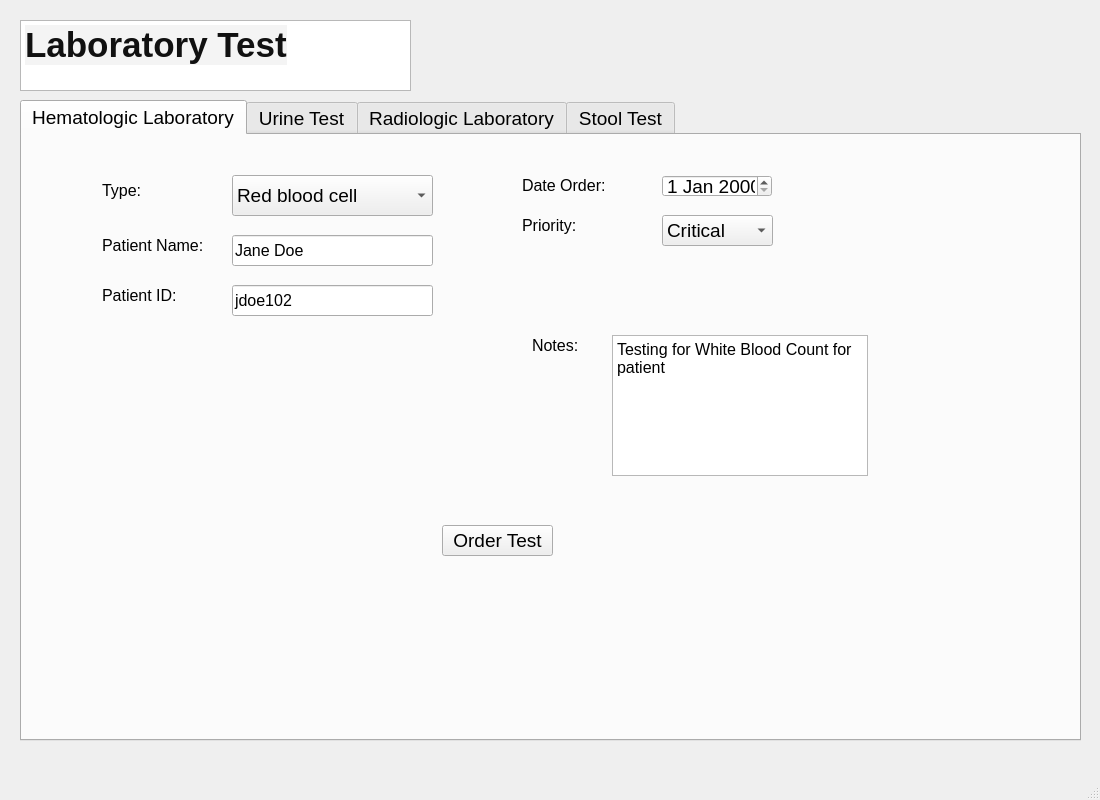
<?xml version="1.0" encoding="UTF-8"?>
<ui version="4.0">
 <class>MainWindow</class>
 <widget class="QMainWindow" name="MainWindow">
  <property name="enabled">
   <bool>true</bool>
  </property>
  <property name="geometry">
   <rect>
    <x>0</x>
    <y>0</y>
    <width>1100</width>
    <height>800</height>
   </rect>
  </property>
  <property name="minimumSize">
   <size>
    <width>1100</width>
    <height>800</height>
   </size>
  </property>
  <property name="maximumSize">
   <size>
    <width>1100</width>
    <height>800</height>
   </size>
  </property>
  <property name="windowTitle">
   <string>MainWindow</string>
  </property>
  <widget class="QWidget" name="labtestpage">
   <widget class="QTabWidget" name="labtesttab">
    <property name="geometry">
     <rect>
      <x>20</x>
      <y>100</y>
      <width>1061</width>
      <height>641</height>
     </rect>
    </property>
    <property name="minimumSize">
     <size>
      <width>1061</width>
      <height>641</height>
     </size>
    </property>
    <property name="maximumSize">
     <size>
      <width>1061</width>
      <height>641</height>
     </size>
    </property>
    <property name="font">
     <font>
      <pointsize>14</pointsize>
     </font>
    </property>
    <property name="currentIndex">
     <number>0</number>
    </property>
    <widget class="QWidget" name="hematologiclab">
     <attribute name="title">
      <string>Hematologic Laboratory</string>
     </attribute>
     <widget class="QComboBox" name="in_type">
      <property name="geometry">
       <rect>
        <x>210</x>
        <y>40</y>
        <width>201</width>
        <height>41</height>
       </rect>
      </property>
      <item>
       <property name="text">
        <string>Red blood cell</string>
       </property>
      </item>
      <item>
       <property name="text">
        <string>White blood cell</string>
       </property>
      </item>
      <item>
       <property name="text">
        <string>Liver function test</string>
       </property>
      </item>
      <item>
       <property name="text">
        <string>Renal function test</string>
       </property>
      </item>
      <item>
       <property name="text">
        <string>Electrolyte test</string>
       </property>
      </item>
     </widget>
     <widget class="QLabel" name="type">
      <property name="geometry">
       <rect>
        <x>80</x>
        <y>40</y>
        <width>81</width>
        <height>31</height>
       </rect>
      </property>
      <property name="font">
       <font>
        <family>MS Shell Dlg 2</family>
        <pointsize>12</pointsize>
        <weight>50</weight>
        <bold>false</bold>
       </font>
      </property>
      <property name="text">
       <string>Type:</string>
      </property>
     </widget>
     <widget class="QLineEdit" name="in_patname">
      <property name="geometry">
       <rect>
        <x>210</x>
        <y>100</y>
        <width>201</width>
        <height>31</height>
       </rect>
      </property>
      <property name="font">
       <font>
        <pointsize>12</pointsize>
       </font>
      </property>
      <property name="text">
       <string>Jane Doe</string>
      </property>
     </widget>
     <widget class="QLabel" name="patname">
      <property name="geometry">
       <rect>
        <x>80</x>
        <y>100</y>
        <width>121</width>
        <height>21</height>
       </rect>
      </property>
      <property name="font">
       <font>
        <family>MS Shell Dlg 2</family>
        <pointsize>12</pointsize>
        <weight>50</weight>
        <bold>false</bold>
       </font>
      </property>
      <property name="text">
       <string>Patient Name:</string>
      </property>
     </widget>
     <widget class="QLineEdit" name="in_patid">
      <property name="geometry">
       <rect>
        <x>210</x>
        <y>150</y>
        <width>201</width>
        <height>31</height>
       </rect>
      </property>
      <property name="font">
       <font>
        <pointsize>12</pointsize>
       </font>
      </property>
      <property name="text">
       <string>jdoe102</string>
      </property>
     </widget>
     <widget class="QLabel" name="patid">
      <property name="geometry">
       <rect>
        <x>80</x>
        <y>150</y>
        <width>121</width>
        <height>21</height>
       </rect>
      </property>
      <property name="font">
       <font>
        <family>MS Shell Dlg 2</family>
        <pointsize>12</pointsize>
        <weight>50</weight>
        <bold>false</bold>
       </font>
      </property>
      <property name="text">
       <string>Patient ID:</string>
      </property>
     </widget>
     <widget class="QLabel" name="notes">
      <property name="geometry">
       <rect>
        <x>510</x>
        <y>200</y>
        <width>61</width>
        <height>21</height>
       </rect>
      </property>
      <property name="font">
       <font>
        <family>MS Shell Dlg 2</family>
        <pointsize>12</pointsize>
        <weight>50</weight>
        <bold>false</bold>
       </font>
      </property>
      <property name="text">
       <string>Notes:</string>
      </property>
     </widget>
     <widget class="QTextEdit" name="in_notes">
      <property name="geometry">
       <rect>
        <x>590</x>
        <y>200</y>
        <width>256</width>
        <height>141</height>
       </rect>
      </property>
      <property name="html">
       <string>&lt;!DOCTYPE HTML PUBLIC &quot;-//W3C//DTD HTML 4.0//EN&quot; &quot;http://www.w3.org/TR/REC-html40/strict.dtd&quot;&gt;
&lt;html&gt;&lt;head&gt;&lt;meta name=&quot;qrichtext&quot; content=&quot;1&quot; /&gt;&lt;style type=&quot;text/css&quot;&gt;
p, li { white-space: pre-wrap; }
&lt;/style&gt;&lt;/head&gt;&lt;body style=&quot; font-family:'MS Shell Dlg 2'; font-size:14pt; font-weight:400; font-style:normal;&quot;&gt;
&lt;p style=&quot; margin-top:0px; margin-bottom:0px; margin-left:0px; margin-right:0px; -qt-block-indent:0; text-indent:0px;&quot;&gt;&lt;span style=&quot; font-size:12pt;&quot;&gt;Testing for White Blood Count for patient&lt;/span&gt;&lt;/p&gt;
&lt;p style=&quot;-qt-paragraph-type:empty; margin-top:0px; margin-bottom:0px; margin-left:0px; margin-right:0px; -qt-block-indent:0; text-indent:0px; font-size:12pt;&quot;&gt;&lt;br /&gt;&lt;/p&gt;&lt;/body&gt;&lt;/html&gt;</string>
      </property>
     </widget>
     <widget class="QLabel" name="dateorder">
      <property name="geometry">
       <rect>
        <x>500</x>
        <y>40</y>
        <width>121</width>
        <height>21</height>
       </rect>
      </property>
      <property name="font">
       <font>
        <family>MS Shell Dlg 2</family>
        <pointsize>12</pointsize>
        <weight>50</weight>
        <bold>false</bold>
       </font>
      </property>
      <property name="text">
       <string>Date Order:</string>
      </property>
     </widget>
     <widget class="QDateEdit" name="in_dateorder_2">
      <property name="geometry">
       <rect>
        <x>640</x>
        <y>40</y>
        <width>110</width>
        <height>22</height>
       </rect>
      </property>
     </widget>
     <widget class="QLabel" name="priority">
      <property name="geometry">
       <rect>
        <x>500</x>
        <y>80</y>
        <width>141</width>
        <height>21</height>
       </rect>
      </property>
      <property name="font">
       <font>
        <family>MS Shell Dlg 2</family>
        <pointsize>12</pointsize>
        <weight>50</weight>
        <bold>false</bold>
       </font>
      </property>
      <property name="text">
       <string>Priority:</string>
      </property>
     </widget>
     <widget class="QComboBox" name="in_priority">
      <property name="geometry">
       <rect>
        <x>640</x>
        <y>80</y>
        <width>111</width>
        <height>31</height>
       </rect>
      </property>
      <item>
       <property name="text">
        <string>Critical</string>
       </property>
      </item>
      <item>
       <property name="text">
        <string>Important</string>
       </property>
      </item>
      <item>
       <property name="text">
        <string>Normal</string>
       </property>
      </item>
      <item>
       <property name="text">
        <string>Low</string>
       </property>
      </item>
     </widget>
     <widget class="QPushButton" name="button_ordertest">
      <property name="geometry">
       <rect>
        <x>420</x>
        <y>390</y>
        <width>111</width>
        <height>31</height>
       </rect>
      </property>
      <property name="text">
       <string>Order Test</string>
      </property>
     </widget>
    </widget>
    <widget class="QWidget" name="urinetest">
     <attribute name="title">
      <string>Urine Test</string>
     </attribute>
     <widget class="QLineEdit" name="in_patname_2">
      <property name="geometry">
       <rect>
        <x>210</x>
        <y>100</y>
        <width>201</width>
        <height>31</height>
       </rect>
      </property>
      <property name="font">
       <font>
        <pointsize>12</pointsize>
       </font>
      </property>
      <property name="text">
       <string>Jane Doe</string>
      </property>
     </widget>
     <widget class="QLineEdit" name="in_patid_2">
      <property name="geometry">
       <rect>
        <x>210</x>
        <y>150</y>
        <width>201</width>
        <height>31</height>
       </rect>
      </property>
      <property name="font">
       <font>
        <pointsize>12</pointsize>
       </font>
      </property>
      <property name="text">
       <string>jdoe102</string>
      </property>
     </widget>
     <widget class="QLabel" name="patid_2">
      <property name="geometry">
       <rect>
        <x>80</x>
        <y>150</y>
        <width>121</width>
        <height>21</height>
       </rect>
      </property>
      <property name="font">
       <font>
        <family>MS Shell Dlg 2</family>
        <pointsize>12</pointsize>
        <weight>50</weight>
        <bold>false</bold>
       </font>
      </property>
      <property name="text">
       <string>Patient ID:</string>
      </property>
     </widget>
     <widget class="QLabel" name="notes_2">
      <property name="geometry">
       <rect>
        <x>510</x>
        <y>200</y>
        <width>61</width>
        <height>21</height>
       </rect>
      </property>
      <property name="font">
       <font>
        <family>MS Shell Dlg 2</family>
        <pointsize>12</pointsize>
        <weight>50</weight>
        <bold>false</bold>
       </font>
      </property>
      <property name="text">
       <string>Notes:</string>
      </property>
     </widget>
     <widget class="QTextEdit" name="in_notes_2">
      <property name="geometry">
       <rect>
        <x>590</x>
        <y>200</y>
        <width>256</width>
        <height>141</height>
       </rect>
      </property>
      <property name="font">
       <font>
        <pointsize>12</pointsize>
       </font>
      </property>
      <property name="html">
       <string>&lt;!DOCTYPE HTML PUBLIC &quot;-//W3C//DTD HTML 4.0//EN&quot; &quot;http://www.w3.org/TR/REC-html40/strict.dtd&quot;&gt;
&lt;html&gt;&lt;head&gt;&lt;meta name=&quot;qrichtext&quot; content=&quot;1&quot; /&gt;&lt;style type=&quot;text/css&quot;&gt;
p, li { white-space: pre-wrap; }
&lt;/style&gt;&lt;/head&gt;&lt;body style=&quot; font-family:'MS Shell Dlg 2'; font-size:12pt; font-weight:400; font-style:normal;&quot;&gt;
&lt;p style=&quot; margin-top:0px; margin-bottom:0px; margin-left:0px; margin-right:0px; -qt-block-indent:0; text-indent:0px;&quot;&gt;Test protein level &lt;/p&gt;&lt;/body&gt;&lt;/html&gt;</string>
      </property>
     </widget>
     <widget class="QLabel" name="dateorder_2">
      <property name="geometry">
       <rect>
        <x>500</x>
        <y>40</y>
        <width>121</width>
        <height>21</height>
       </rect>
      </property>
      <property name="font">
       <font>
        <family>MS Shell Dlg 2</family>
        <pointsize>12</pointsize>
        <weight>50</weight>
        <bold>false</bold>
       </font>
      </property>
      <property name="text">
       <string>Date Order:</string>
      </property>
     </widget>
     <widget class="QComboBox" name="in_type_2">
      <property name="geometry">
       <rect>
        <x>210</x>
        <y>40</y>
        <width>201</width>
        <height>41</height>
       </rect>
      </property>
      <item>
       <property name="text">
        <string>Dipstick </string>
       </property>
      </item>
      <item>
       <property name="text">
        <string>Albumin To Creatinine Ratio(UACR)</string>
       </property>
      </item>
     </widget>
     <widget class="QDateEdit" name="in_dateorder">
      <property name="geometry">
       <rect>
        <x>640</x>
        <y>40</y>
        <width>110</width>
        <height>22</height>
       </rect>
      </property>
     </widget>
     <widget class="QComboBox" name="in_priority_2">
      <property name="geometry">
       <rect>
        <x>640</x>
        <y>80</y>
        <width>111</width>
        <height>31</height>
       </rect>
      </property>
      <item>
       <property name="text">
        <string>Critical</string>
       </property>
      </item>
      <item>
       <property name="text">
        <string>Important</string>
       </property>
      </item>
      <item>
       <property name="text">
        <string>Normal</string>
       </property>
      </item>
      <item>
       <property name="text">
        <string>Low</string>
       </property>
      </item>
     </widget>
     <widget class="QLabel" name="type_2">
      <property name="geometry">
       <rect>
        <x>80</x>
        <y>40</y>
        <width>81</width>
        <height>31</height>
       </rect>
      </property>
      <property name="font">
       <font>
        <family>MS Shell Dlg 2</family>
        <pointsize>12</pointsize>
        <weight>50</weight>
        <bold>false</bold>
       </font>
      </property>
      <property name="text">
       <string>Type:</string>
      </property>
     </widget>
     <widget class="QLabel" name="patname_2">
      <property name="geometry">
       <rect>
        <x>80</x>
        <y>100</y>
        <width>121</width>
        <height>21</height>
       </rect>
      </property>
      <property name="font">
       <font>
        <family>MS Shell Dlg 2</family>
        <pointsize>12</pointsize>
        <weight>50</weight>
        <bold>false</bold>
       </font>
      </property>
      <property name="text">
       <string>Patient Name:</string>
      </property>
     </widget>
     <widget class="QLabel" name="priority_2">
      <property name="geometry">
       <rect>
        <x>500</x>
        <y>80</y>
        <width>141</width>
        <height>21</height>
       </rect>
      </property>
      <property name="font">
       <font>
        <family>MS Shell Dlg 2</family>
        <pointsize>12</pointsize>
        <weight>50</weight>
        <bold>false</bold>
       </font>
      </property>
      <property name="text">
       <string>Priority:</string>
      </property>
     </widget>
     <widget class="QPushButton" name="button_ordertest_2">
      <property name="geometry">
       <rect>
        <x>420</x>
        <y>390</y>
        <width>111</width>
        <height>31</height>
       </rect>
      </property>
      <property name="text">
       <string>Order Test</string>
      </property>
     </widget>
    </widget>
    <widget class="QWidget" name="radiologiclab">
     <attribute name="title">
      <string>Radiologic Laboratory</string>
     </attribute>
     <widget class="QComboBox" name="in_type_3">
      <property name="geometry">
       <rect>
        <x>210</x>
        <y>40</y>
        <width>201</width>
        <height>41</height>
       </rect>
      </property>
      <item>
       <property name="text">
        <string>X-Ray</string>
       </property>
      </item>
      <item>
       <property name="text">
        <string>Computed Tomography (CT)</string>
       </property>
      </item>
      <item>
       <property name="text">
        <string>Magnetic Resonance Image (MRI)</string>
       </property>
      </item>
     </widget>
     <widget class="QLabel" name="label_12">
      <property name="geometry">
       <rect>
        <x>80</x>
        <y>100</y>
        <width>121</width>
        <height>21</height>
       </rect>
      </property>
      <property name="font">
       <font>
        <family>MS Shell Dlg 2</family>
        <pointsize>12</pointsize>
        <weight>50</weight>
        <bold>false</bold>
       </font>
      </property>
      <property name="text">
       <string>Patient Name:</string>
      </property>
     </widget>
     <widget class="QComboBox" name="in_priority_3">
      <property name="geometry">
       <rect>
        <x>640</x>
        <y>80</y>
        <width>111</width>
        <height>31</height>
       </rect>
      </property>
      <item>
       <property name="text">
        <string>Critical</string>
       </property>
      </item>
      <item>
       <property name="text">
        <string>Important</string>
       </property>
      </item>
      <item>
       <property name="text">
        <string>Normal</string>
       </property>
      </item>
      <item>
       <property name="text">
        <string>Low</string>
       </property>
      </item>
     </widget>
     <widget class="QTextEdit" name="in_notes_3">
      <property name="geometry">
       <rect>
        <x>590</x>
        <y>200</y>
        <width>256</width>
        <height>141</height>
       </rect>
      </property>
      <property name="html">
       <string>&lt;!DOCTYPE HTML PUBLIC &quot;-//W3C//DTD HTML 4.0//EN&quot; &quot;http://www.w3.org/TR/REC-html40/strict.dtd&quot;&gt;
&lt;html&gt;&lt;head&gt;&lt;meta name=&quot;qrichtext&quot; content=&quot;1&quot; /&gt;&lt;style type=&quot;text/css&quot;&gt;
p, li { white-space: pre-wrap; }
&lt;/style&gt;&lt;/head&gt;&lt;body style=&quot; font-family:'MS Shell Dlg 2'; font-size:14pt; font-weight:400; font-style:normal;&quot;&gt;
&lt;p style=&quot; margin-top:0px; margin-bottom:0px; margin-left:0px; margin-right:0px; -qt-block-indent:0; text-indent:0px;&quot;&gt;&lt;span style=&quot; font-size:12pt;&quot;&gt;X-Ray around the lower abs area&lt;/span&gt;&lt;/p&gt;
&lt;p style=&quot;-qt-paragraph-type:empty; margin-top:0px; margin-bottom:0px; margin-left:0px; margin-right:0px; -qt-block-indent:0; text-indent:0px; font-size:12pt;&quot;&gt;&lt;br /&gt;&lt;/p&gt;&lt;/body&gt;&lt;/html&gt;</string>
      </property>
     </widget>
     <widget class="QDateEdit" name="in_dateorder_3">
      <property name="geometry">
       <rect>
        <x>640</x>
        <y>40</y>
        <width>110</width>
        <height>22</height>
       </rect>
      </property>
     </widget>
     <widget class="QLabel" name="patid_3">
      <property name="geometry">
       <rect>
        <x>80</x>
        <y>150</y>
        <width>121</width>
        <height>21</height>
       </rect>
      </property>
      <property name="font">
       <font>
        <family>MS Shell Dlg 2</family>
        <pointsize>12</pointsize>
        <weight>50</weight>
        <bold>false</bold>
       </font>
      </property>
      <property name="text">
       <string>Patient ID:</string>
      </property>
     </widget>
     <widget class="QLabel" name="notes_3">
      <property name="geometry">
       <rect>
        <x>510</x>
        <y>200</y>
        <width>61</width>
        <height>21</height>
       </rect>
      </property>
      <property name="font">
       <font>
        <family>MS Shell Dlg 2</family>
        <pointsize>12</pointsize>
        <weight>50</weight>
        <bold>false</bold>
       </font>
      </property>
      <property name="text">
       <string>Notes:</string>
      </property>
     </widget>
     <widget class="QLabel" name="priority_3">
      <property name="geometry">
       <rect>
        <x>500</x>
        <y>80</y>
        <width>141</width>
        <height>21</height>
       </rect>
      </property>
      <property name="font">
       <font>
        <family>MS Shell Dlg 2</family>
        <pointsize>12</pointsize>
        <weight>50</weight>
        <bold>false</bold>
       </font>
      </property>
      <property name="text">
       <string>Priority:</string>
      </property>
     </widget>
     <widget class="QLineEdit" name="in_patid_3">
      <property name="geometry">
       <rect>
        <x>210</x>
        <y>150</y>
        <width>201</width>
        <height>31</height>
       </rect>
      </property>
      <property name="font">
       <font>
        <pointsize>12</pointsize>
       </font>
      </property>
      <property name="text">
       <string>jdoe102</string>
      </property>
     </widget>
     <widget class="QLabel" name="type_3">
      <property name="geometry">
       <rect>
        <x>80</x>
        <y>40</y>
        <width>81</width>
        <height>31</height>
       </rect>
      </property>
      <property name="font">
       <font>
        <family>MS Shell Dlg 2</family>
        <pointsize>12</pointsize>
        <weight>50</weight>
        <bold>false</bold>
       </font>
      </property>
      <property name="text">
       <string>Type:</string>
      </property>
     </widget>
     <widget class="QPushButton" name="button_ordertest_3">
      <property name="geometry">
       <rect>
        <x>420</x>
        <y>390</y>
        <width>111</width>
        <height>31</height>
       </rect>
      </property>
      <property name="text">
       <string>Order Test</string>
      </property>
     </widget>
     <widget class="QLabel" name="dateorder_3">
      <property name="geometry">
       <rect>
        <x>500</x>
        <y>40</y>
        <width>121</width>
        <height>21</height>
       </rect>
      </property>
      <property name="font">
       <font>
        <family>MS Shell Dlg 2</family>
        <pointsize>12</pointsize>
        <weight>50</weight>
        <bold>false</bold>
       </font>
      </property>
      <property name="text">
       <string>Date Order:</string>
      </property>
     </widget>
     <widget class="QLineEdit" name="in_patname_3">
      <property name="geometry">
       <rect>
        <x>210</x>
        <y>100</y>
        <width>201</width>
        <height>31</height>
       </rect>
      </property>
      <property name="font">
       <font>
        <pointsize>12</pointsize>
       </font>
      </property>
      <property name="text">
       <string>Jane Doe</string>
      </property>
     </widget>
    </widget>
    <widget class="QWidget" name="stooltest">
     <attribute name="title">
      <string>Stool Test</string>
     </attribute>
     <widget class="QLineEdit" name="in_patid_4">
      <property name="geometry">
       <rect>
        <x>210</x>
        <y>150</y>
        <width>201</width>
        <height>31</height>
       </rect>
      </property>
      <property name="font">
       <font>
        <pointsize>12</pointsize>
       </font>
      </property>
      <property name="text">
       <string>jdoe102</string>
      </property>
     </widget>
     <widget class="QLabel" name="patname_3">
      <property name="geometry">
       <rect>
        <x>80</x>
        <y>100</y>
        <width>121</width>
        <height>21</height>
       </rect>
      </property>
      <property name="font">
       <font>
        <family>MS Shell Dlg 2</family>
        <pointsize>12</pointsize>
        <weight>50</weight>
        <bold>false</bold>
       </font>
      </property>
      <property name="text">
       <string>Patient Name:</string>
      </property>
     </widget>
     <widget class="QLabel" name="patid_4">
      <property name="geometry">
       <rect>
        <x>80</x>
        <y>150</y>
        <width>121</width>
        <height>21</height>
       </rect>
      </property>
      <property name="font">
       <font>
        <family>MS Shell Dlg 2</family>
        <pointsize>12</pointsize>
        <weight>50</weight>
        <bold>false</bold>
       </font>
      </property>
      <property name="text">
       <string>Patient ID:</string>
      </property>
     </widget>
     <widget class="QLineEdit" name="in_patname_4">
      <property name="geometry">
       <rect>
        <x>210</x>
        <y>100</y>
        <width>201</width>
        <height>31</height>
       </rect>
      </property>
      <property name="font">
       <font>
        <pointsize>12</pointsize>
       </font>
      </property>
      <property name="text">
       <string>Jane Doe</string>
      </property>
     </widget>
     <widget class="QTextEdit" name="in_notes_4">
      <property name="geometry">
       <rect>
        <x>590</x>
        <y>200</y>
        <width>256</width>
        <height>141</height>
       </rect>
      </property>
      <property name="html">
       <string>&lt;!DOCTYPE HTML PUBLIC &quot;-//W3C//DTD HTML 4.0//EN&quot; &quot;http://www.w3.org/TR/REC-html40/strict.dtd&quot;&gt;
&lt;html&gt;&lt;head&gt;&lt;meta name=&quot;qrichtext&quot; content=&quot;1&quot; /&gt;&lt;style type=&quot;text/css&quot;&gt;
p, li { white-space: pre-wrap; }
&lt;/style&gt;&lt;/head&gt;&lt;body style=&quot; font-family:'MS Shell Dlg 2'; font-size:14pt; font-weight:400; font-style:normal;&quot;&gt;
&lt;p style=&quot; margin-top:0px; margin-bottom:0px; margin-left:0px; margin-right:0px; -qt-block-indent:0; text-indent:0px;&quot;&gt;&lt;span style=&quot; font-size:12pt;&quot;&gt;Check for presence of blood&lt;/span&gt;&lt;/p&gt;
&lt;p style=&quot;-qt-paragraph-type:empty; margin-top:0px; margin-bottom:0px; margin-left:0px; margin-right:0px; -qt-block-indent:0; text-indent:0px; font-size:12pt;&quot;&gt;&lt;br /&gt;&lt;/p&gt;&lt;/body&gt;&lt;/html&gt;</string>
      </property>
     </widget>
     <widget class="QDateEdit" name="in_dateorder_4">
      <property name="geometry">
       <rect>
        <x>640</x>
        <y>40</y>
        <width>110</width>
        <height>22</height>
       </rect>
      </property>
     </widget>
     <widget class="QComboBox" name="in_priority_4">
      <property name="geometry">
       <rect>
        <x>640</x>
        <y>80</y>
        <width>111</width>
        <height>31</height>
       </rect>
      </property>
      <item>
       <property name="text">
        <string>Critical</string>
       </property>
      </item>
      <item>
       <property name="text">
        <string>Important</string>
       </property>
      </item>
      <item>
       <property name="text">
        <string>Normal</string>
       </property>
      </item>
      <item>
       <property name="text">
        <string>Low</string>
       </property>
      </item>
     </widget>
     <widget class="QLabel" name="dateorder_4">
      <property name="geometry">
       <rect>
        <x>500</x>
        <y>40</y>
        <width>121</width>
        <height>21</height>
       </rect>
      </property>
      <property name="font">
       <font>
        <family>MS Shell Dlg 2</family>
        <pointsize>12</pointsize>
        <weight>50</weight>
        <bold>false</bold>
       </font>
      </property>
      <property name="text">
       <string>Date Order:</string>
      </property>
     </widget>
     <widget class="QLabel" name="priority_4">
      <property name="geometry">
       <rect>
        <x>500</x>
        <y>80</y>
        <width>141</width>
        <height>21</height>
       </rect>
      </property>
      <property name="font">
       <font>
        <family>MS Shell Dlg 2</family>
        <pointsize>12</pointsize>
        <weight>50</weight>
        <bold>false</bold>
       </font>
      </property>
      <property name="text">
       <string>Priority:</string>
      </property>
     </widget>
     <widget class="QPushButton" name="pushButton_4">
      <property name="geometry">
       <rect>
        <x>420</x>
        <y>390</y>
        <width>111</width>
        <height>31</height>
       </rect>
      </property>
      <property name="text">
       <string>Order Test</string>
      </property>
     </widget>
     <widget class="QLabel" name="type_4">
      <property name="geometry">
       <rect>
        <x>80</x>
        <y>40</y>
        <width>81</width>
        <height>31</height>
       </rect>
      </property>
      <property name="font">
       <font>
        <family>MS Shell Dlg 2</family>
        <pointsize>12</pointsize>
        <weight>50</weight>
        <bold>false</bold>
       </font>
      </property>
      <property name="text">
       <string>Type:</string>
      </property>
     </widget>
     <widget class="QComboBox" name="in_type_4">
      <property name="geometry">
       <rect>
        <x>210</x>
        <y>40</y>
        <width>201</width>
        <height>41</height>
       </rect>
      </property>
      <item>
       <property name="text">
        <string>FOBT</string>
       </property>
      </item>
      <item>
       <property name="text">
        <string>DNA</string>
       </property>
      </item>
     </widget>
     <widget class="QLabel" name="notes_4">
      <property name="geometry">
       <rect>
        <x>510</x>
        <y>200</y>
        <width>61</width>
        <height>21</height>
       </rect>
      </property>
      <property name="font">
       <font>
        <family>MS Shell Dlg 2</family>
        <pointsize>12</pointsize>
        <weight>50</weight>
        <bold>false</bold>
       </font>
      </property>
      <property name="text">
       <string>Notes:</string>
      </property>
     </widget>
    </widget>
   </widget>
   <widget class="QTextBrowser" name="textBrowser">
    <property name="geometry">
     <rect>
      <x>20</x>
      <y>20</y>
      <width>391</width>
      <height>71</height>
     </rect>
    </property>
    <property name="html">
     <string>&lt;!DOCTYPE HTML PUBLIC &quot;-//W3C//DTD HTML 4.0//EN&quot; &quot;http://www.w3.org/TR/REC-html40/strict.dtd&quot;&gt;
&lt;html&gt;&lt;head&gt;&lt;meta name=&quot;qrichtext&quot; content=&quot;1&quot; /&gt;&lt;style type=&quot;text/css&quot;&gt;
p, li { white-space: pre-wrap; }
&lt;/style&gt;&lt;/head&gt;&lt;body style=&quot; font-family:'MS Shell Dlg 2'; font-size:8.25pt; font-weight:400; font-style:normal;&quot;&gt;
&lt;p style=&quot; margin-top:12px; margin-bottom:12px; margin-left:0px; margin-right:0px; -qt-block-indent:0; text-indent:0px;&quot;&gt;&lt;span style=&quot; font-family:'Times New Roman'; font-size:26pt; font-weight:600; color:#111111; background-color:#f4f4f4;&quot;&gt;Laboratory Test&lt;/span&gt;&lt;/p&gt;&lt;/body&gt;&lt;/html&gt;</string>
    </property>
   </widget>
  </widget>
  <widget class="QMenuBar" name="menubar">
   <property name="geometry">
    <rect>
     <x>0</x>
     <y>0</y>
     <width>1100</width>
     <height>21</height>
    </rect>
   </property>
  </widget>
  <widget class="QStatusBar" name="statusbar"/>
 </widget>
 <resources/>
 <connections/>
</ui>
